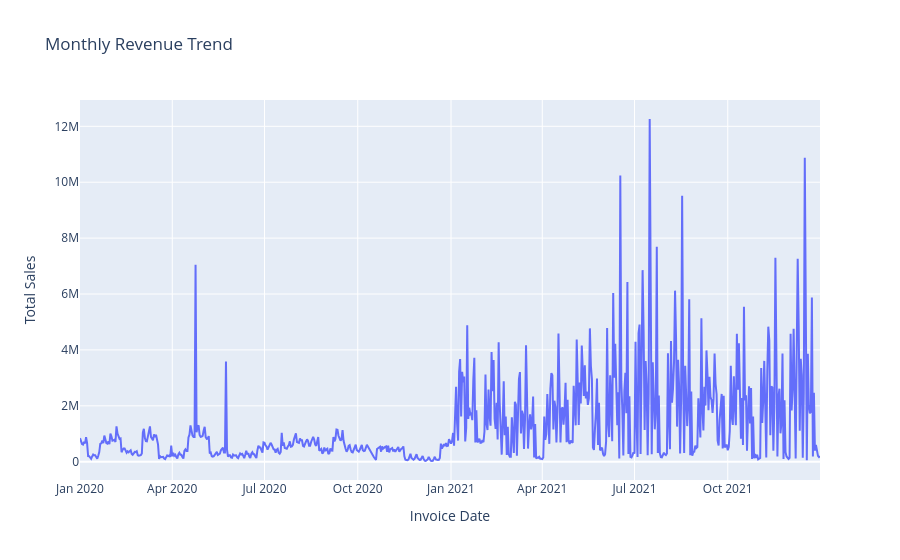

Notebook source saved alongside this figure:
### Markdown cell above
## Monthly Revenue Trend

### Code cell
fig = px.line(monthly_sales, x='Invoice Date', y='Total Sales', title='Monthly Revenue Trend')
fig.show()

### Figure 1 — Plotly figure (JSON) as saved in the notebook; plotly's stock layout.template omitted (floating-point values rounded to 4 significant figures; data arrays with more than 128 entries replaced by an {"elided": "..."} marker saying what was removed)
{"data": [{"hovertemplate": "Invoice Date=%{x}<br>Total Sales=%{y}<extra></extra>", "legendgroup": "", "line": {"color": "#636efa", "dash": "solid"}, "marker": {"symbol": "circle"}, "mode": "lines", "name": "", "orientation": "v", "showlegend": false, "type": "scatter", "x": {"elided": "724 str values"}, "xaxis": "x", "y": {"elided": "724 int values"}, "yaxis": "y"}], "layout": {"legend": {"tracegroupgap": 0}, "title": {"text": "Monthly Revenue Trend"}, "xaxis": {"anchor": "y", "domain": [0, 1], "title": {"text": "Invoice Date"}}, "yaxis": {"anchor": "x", "domain": [0, 1], "title": {"text": "Total Sales"}}}}
